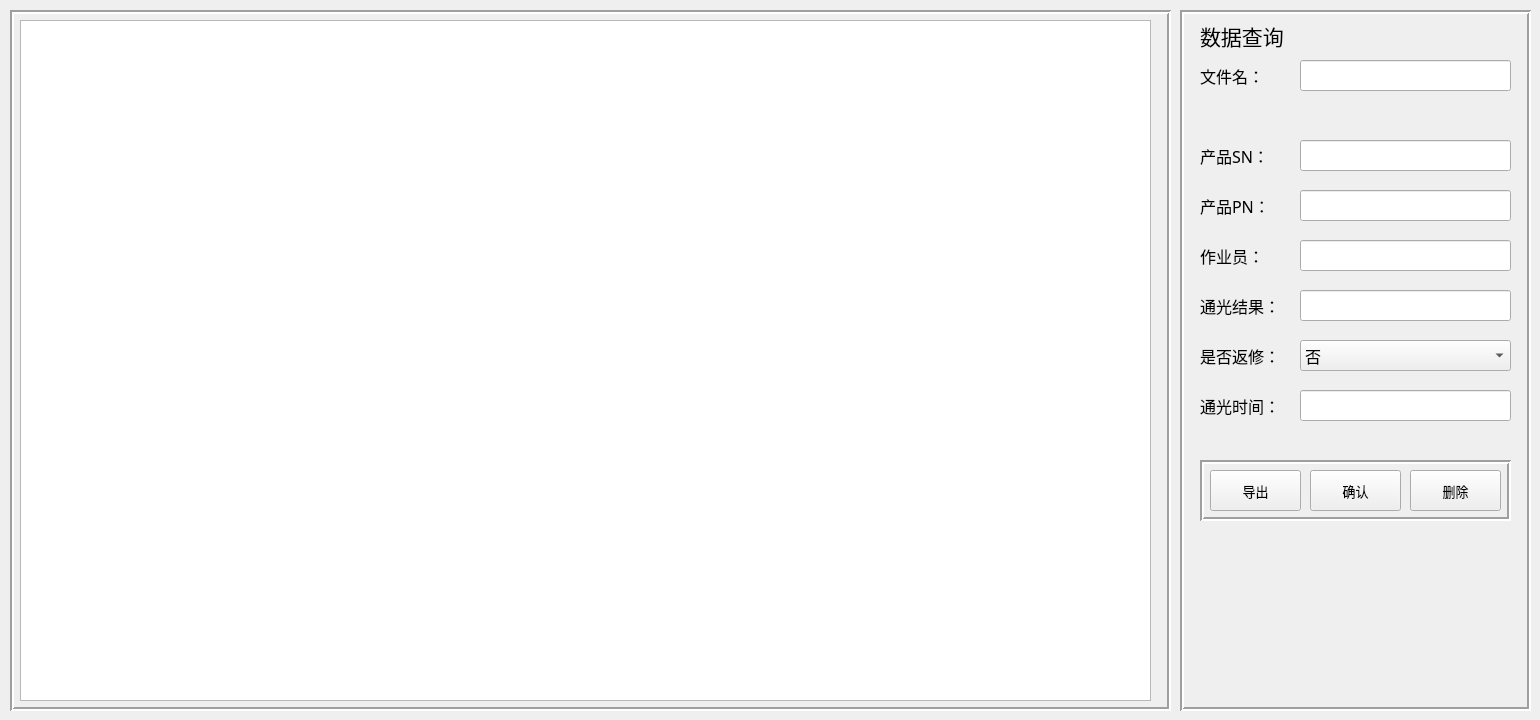
    <widget class="QWidget" name="tab_2">
     <attribute name="title">
      <string>结果统计</string>
     </attribute>
     <widget class="QFrame" name="frame_11">
      <property name="geometry">
       <rect>
        <x>10</x>
        <y>10</y>
        <width>1161</width>
        <height>701</height>
       </rect>
      </property>
      <property name="frameShape">
       <enum>QFrame::Box</enum>
      </property>
      <property name="frameShadow">
       <enum>QFrame::Sunken</enum>
      </property>
      <property name="lineWidth">
       <number>2</number>
      </property>
      <widget class="QTextEdit" name="textEdit_data_show">
       <property name="geometry">
        <rect>
         <x>10</x>
         <y>10</y>
         <width>1131</width>
         <height>681</height>
        </rect>
       </property>
       <property name="lineWrapMode">
        <enum>QTextEdit::NoWrap</enum>
       </property>
      </widget>
     </widget>
     <widget class="QFrame" name="frame_14">
      <property name="geometry">
       <rect>
        <x>1180</x>
        <y>10</y>
        <width>351</width>
        <height>701</height>
       </rect>
      </property>
      <property name="frameShape">
       <enum>QFrame::Box</enum>
      </property>
      <property name="frameShadow">
       <enum>QFrame::Sunken</enum>
      </property>
      <property name="lineWidth">
       <number>2</number>
      </property>
      <widget class="QLabel" name="label_19">
       <property name="geometry">
        <rect>
         <x>20</x>
         <y>130</y>
         <width>91</width>
         <height>31</height>
        </rect>
       </property>
       <property name="font">
        <font>
         <family>微软雅黑</family>
         <pointsize>12</pointsize>
        </font>
       </property>
       <property name="text">
        <string>产品SN：</string>
       </property>
      </widget>
      <widget class="QLineEdit" name="lineEdit_searchSN">
       <property name="geometry">
        <rect>
         <x>120</x>
         <y>130</y>
         <width>211</width>
         <height>31</height>
        </rect>
       </property>
       <property name="font">
        <font>
         <family>微软雅黑</family>
         <pointsize>12</pointsize>
        </font>
       </property>
      </widget>
      <widget class="QLabel" name="label_20">
       <property name="geometry">
        <rect>
         <x>20</x>
         <y>10</y>
         <width>121</width>
         <height>31</height>
        </rect>
       </property>
       <property name="font">
        <font>
         <family>微软雅黑</family>
         <pointsize>16</pointsize>
        </font>
       </property>
       <property name="text">
        <string>数据查询</string>
       </property>
      </widget>
      <widget class="QLabel" name="label_21">
       <property name="geometry">
        <rect>
         <x>20</x>
         <y>180</y>
         <width>91</width>
         <height>31</height>
        </rect>
       </property>
       <property name="font">
        <font>
         <family>微软雅黑</family>
         <pointsize>12</pointsize>
        </font>
       </property>
       <property name="text">
        <string>产品PN：</string>
       </property>
      </widget>
      <widget class="QLineEdit" name="lineEdit_searchPN">
       <property name="geometry">
        <rect>
         <x>120</x>
         <y>180</y>
         <width>211</width>
         <height>31</height>
        </rect>
       </property>
       <property name="font">
        <font>
         <family>微软雅黑</family>
         <pointsize>12</pointsize>
        </font>
       </property>
      </widget>
      <widget class="QLabel" name="label_22">
       <property name="geometry">
        <rect>
         <x>20</x>
         <y>230</y>
         <width>91</width>
         <height>31</height>
        </rect>
       </property>
       <property name="font">
        <font>
         <family>微软雅黑</family>
         <pointsize>12</pointsize>
        </font>
       </property>
       <property name="text">
        <string>作业员：</string>
       </property>
      </widget>
      <widget class="QLineEdit" name="lineEdit_search_operator">
       <property name="geometry">
        <rect>
         <x>120</x>
         <y>230</y>
         <width>211</width>
         <height>31</height>
        </rect>
       </property>
       <property name="font">
        <font>
         <family>微软雅黑</family>
         <pointsize>12</pointsize>
        </font>
       </property>
      </widget>
      <widget class="QLabel" name="label_27">
       <property name="geometry">
        <rect>
         <x>20</x>
         <y>280</y>
         <width>91</width>
         <height>31</height>
        </rect>
       </property>
       <property name="font">
        <font>
         <family>微软雅黑</family>
         <pointsize>12</pointsize>
        </font>
       </property>
       <property name="text">
        <string>通光结果：</string>
       </property>
      </widget>
      <widget class="QLineEdit" name="lineEdit_search_result">
       <property name="geometry">
        <rect>
         <x>120</x>
         <y>280</y>
         <width>211</width>
         <height>31</height>
        </rect>
       </property>
       <property name="font">
        <font>
         <family>微软雅黑</family>
         <pointsize>12</pointsize>
        </font>
       </property>
      </widget>
      <widget class="QLabel" name="label_28">
       <property name="geometry">
        <rect>
         <x>20</x>
         <y>380</y>
         <width>91</width>
         <height>31</height>
        </rect>
       </property>
       <property name="font">
        <font>
         <family>微软雅黑</family>
         <pointsize>12</pointsize>
        </font>
       </property>
       <property name="text">
        <string>通光时间：</string>
       </property>
      </widget>
      <widget class="QLabel" name="label_29">
       <property name="geometry">
        <rect>
         <x>20</x>
         <y>50</y>
         <width>91</width>
         <height>31</height>
        </rect>
       </property>
       <property name="font">
        <font>
         <family>微软雅黑</family>
         <pointsize>12</pointsize>
        </font>
       </property>
       <property name="text">
        <string>文件名：</string>
       </property>
      </widget>
      <widget class="QLineEdit" name="lineEdit_table_name">
       <property name="geometry">
        <rect>
         <x>120</x>
         <y>50</y>
         <width>211</width>
         <height>31</height>
        </rect>
       </property>
       <property name="font">
        <font>
         <family>微软雅黑</family>
         <pointsize>12</pointsize>
        </font>
       </property>
      </widget>
      <widget class="QFrame" name="frame_12">
       <property name="geometry">
        <rect>
         <x>20</x>
         <y>450</y>
         <width>311</width>
         <height>61</height>
        </rect>
       </property>
       <property name="frameShape">
        <enum>QFrame::Box</enum>
       </property>
       <property name="frameShadow">
        <enum>QFrame::Sunken</enum>
       </property>
       <property name="lineWidth">
        <number>2</number>
       </property>
       <widget class="QPushButton" name="pushButton_data_delete">
        <property name="geometry">
         <rect>
          <x>210</x>
          <y>10</y>
          <width>91</width>
          <height>41</height>
         </rect>
        </property>
        <property name="font">
         <font>
          <family>微软雅黑</family>
          <pointsize>10</pointsize>
         </font>
        </property>
        <property name="text">
         <string>删除</string>
        </property>
       </widget>
       <widget class="QPushButton" name="pushButton_data_download">
        <property name="geometry">
         <rect>
          <x>10</x>
          <y>10</y>
          <width>91</width>
          <height>41</height>
         </rect>
        </property>
        <property name="font">
         <font>
          <family>微软雅黑</family>
          <pointsize>10</pointsize>
         </font>
        </property>
        <property name="text">
         <string>导出</string>
        </property>
       </widget>
       <widget class="QPushButton" name="pushButton_data_ok">
        <property name="geometry">
         <rect>
          <x>110</x>
          <y>10</y>
          <width>91</width>
          <height>41</height>
         </rect>
        </property>
        <property name="font">
         <font>
          <family>微软雅黑</family>
          <pointsize>10</pointsize>
         </font>
        </property>
        <property name="text">
         <string>确认</string>
        </property>
       </widget>
      </widget>
      <widget class="QLabel" name="label_30">
       <property name="geometry">
        <rect>
         <x>20</x>
         <y>330</y>
         <width>91</width>
         <height>31</height>
        </rect>
       </property>
       <property name="font">
        <font>
         <family>微软雅黑</family>
         <pointsize>12</pointsize>
        </font>
       </property>
       <property name="text">
        <string>是否返修：</string>
       </property>
      </widget>
      <widget class="QComboBox" name="comboBox_checkAgain">
       <property name="geometry">
        <rect>
         <x>120</x>
         <y>330</y>
         <width>211</width>
         <height>31</height>
        </rect>
       </property>
       <property name="font">
        <font>
         <family>微软雅黑</family>
         <pointsize>12</pointsize>
        </font>
       </property>
       <item>
        <property name="text">
         <string>否</string>
        </property>
       </item>
       <item>
        <property name="text">
         <string>是</string>
        </property>
       </item>
      </widget>
      <widget class="QLineEdit" name="lineEdit_data_time">
       <property name="geometry">
        <rect>
         <x>120</x>
         <y>380</y>
         <width>211</width>
         <height>31</height>
        </rect>
       </property>
       <property name="font">
        <font>
         <family>微软雅黑</family>
         <pointsize>12</pointsize>
        </font>
       </property>
      </widget>
     </widget>
    </widget>
